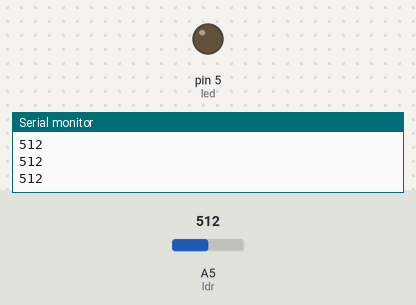
Simulated run of this sketch. Board: Arduino Uno, built with avr-gcc and run on an emulated ATmega328P. On the bench: output pins drawn as LEDs (lit = HIGH), the last lines printed to the serial monitor. Inputs (shaded band) come from the test bench; at power-on: A5 (ldr) = 512.

Above: at 1.2 s.
1.3 s: A5 (ldr) set to 683
2.8 s: A5 (ldr) set to 710
At 3.8 s:
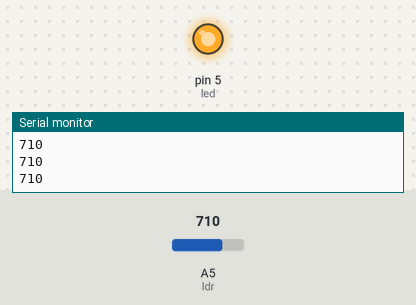
4.4 s: A5 (ldr) set to 690
At 5.1 s:
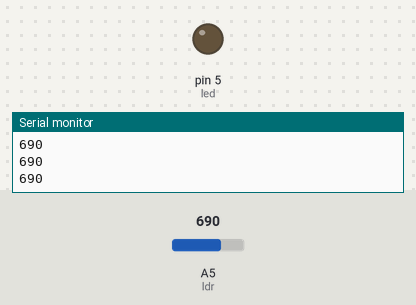
6.0 s: A5 (ldr) set to 716
At 6.4 s:
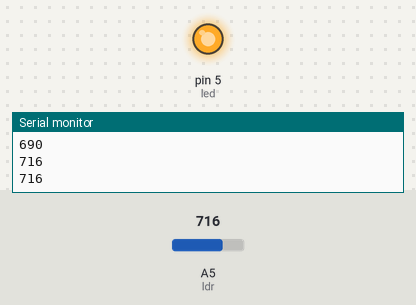
Timing chart, 0 to 8.6 s (numbered marks = the images above; inputs shaded):
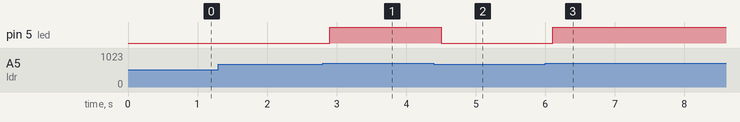

Measured:
- the behaviour switches between 700 and 701 on A5 (ldr) (found by bisection; images 0 and 1)
- after the input at 2.8 s, pin 5 (led): LOW → HIGH after 0.10 s
- after the input at 4.4 s, pin 5 (led): HIGH → LOW after 0.11 s
- after the input at 6.0 s, pin 5 (led): LOW → HIGH after 0.11 s

The sketch:

Fotoresistencia.ino
```cpp
int ldr =A5;
int valor;
int led = 5;
int limite = 700;

void setup() {
  // put your setup code here, to run once:

  Serial.begin(9600);
  pinMode(ldr,INPUT);
  pinMode(led, OUTPUT);

}

void loop() {
  // put your main code here, to run repeatedly:

  int valor = analogRead(ldr);
  Serial.println(valor);
  delay(100);

  if(valor <= limite){
    digitalWrite(led, LOW);
    delay(100);
  }
  else{
    digitalWrite(led, HIGH);
    delay(100);
    }

}
```
